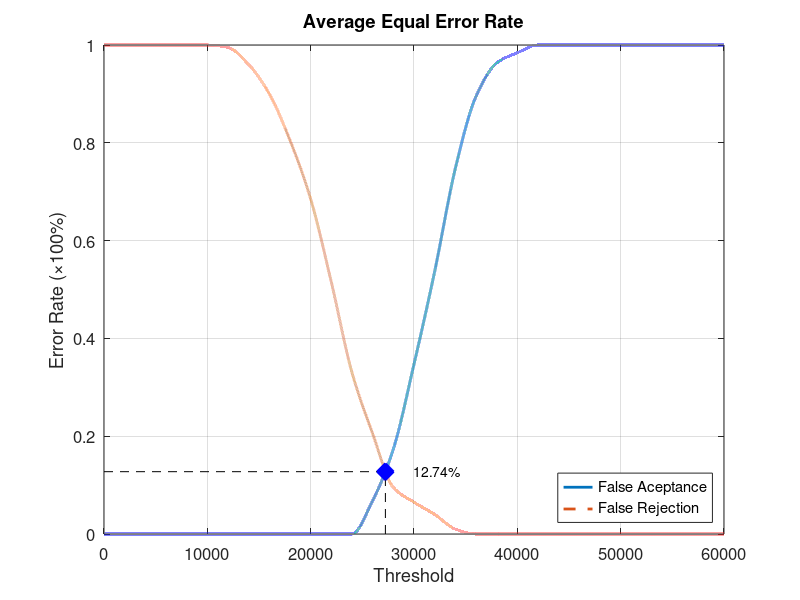
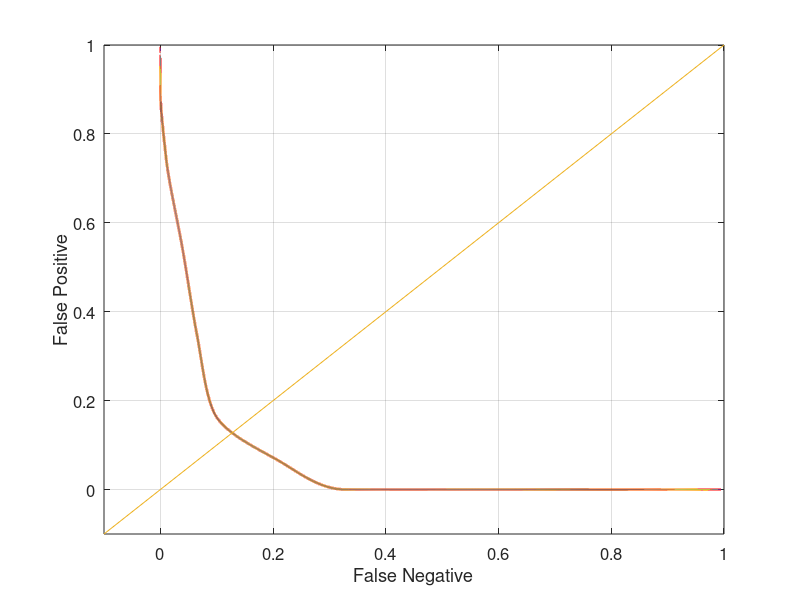

The MATLAB script that drew these images, in order:
function yEER = Database5_3
close all;
clear;
clc;
x = 0:2000:60000;
xq = 0:0.5:60000;

y0 = [0 0 0 0 0 0 0 0 0 0 0 0 0 0.0684211 0.173684 0.347368 0.536842 0.747368 0.894737 0.963158 0.984211 1 1 1 1 1 1 1 1 1 1];
yy0 = interp1(x, y0, xq, 'pchip');
y1 = [1 1 1 1 1 1 0.995 0.96 0.9 0.805 0.685 0.515 0.33 0.205 0.095 0.065 0.04 0.01 0 0 0 0 0 0 0 0 0 0 0 0 0];
yy1 = interp1(x, y1, xq, 'pchip');

% Calculating EER: 
y2 = abs(y0 - y1);
find(y2 == min(y2))
yy2 = abs(yy0 - yy1);
xEER = find(yy2 == min(yy2));
xEERIndex = xq(xEER) % X-axis EER
yEER = yy0(xEER) % Y-axis EER

main = figure
plot(xq, yy0,'-','LineWidth', 2);	hold on
plot(xq, yy1,'--','LineWidth', 2);	hold on
plot([xEERIndex xEERIndex], [0 yEER], 'k--');	hold on
plot([0 xEERIndex], [yEER yEER], 'k--');	hold on
plot(xEERIndex, yEER, 'bx', 'LineWidth', 10);	hold on
text(xEERIndex + 10 * xEERIndex / 100, yEER, [num2str(round((10000 * yEER)) / 100) '%'])
legend('False Aceptance', 'False Rejection', 'Location', 'SouthEast')
xlabel('Threshold')
ylabel('Error Rate (\times100%)')
title('Average Equal Error Rate')
set(gca, 'FontSize', 12)
axis([0 60000 0 1])
grid on

print(main, 'Database5_3Main', '-dpng');
FNRxFPR = figure('Color', [1 1 1]);
plot(yy1, yy0, '-', yy1, yy0, 'LineWidth', 2);
hold on
y = -0.1:0.1:1
plot(y, y); 
set(gca, 'FontSize', 12)
xlabel('False Negative')
ylabel('False Positive')
axis([-0.1 1 -0.1 1])
set(gca, 'FontSize', 12)
grid on

print(FNRxFPR, 'Database5_3FNRxFPR','-dpng');
end
